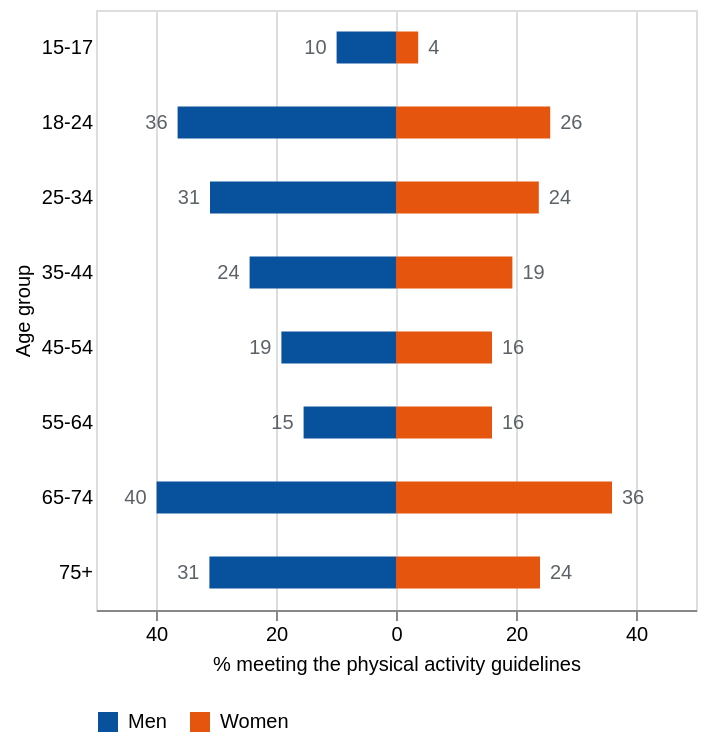

Specify this chart in Vega-Lite:
### Vega-Lite specification from a JSON file in a GitHub repository (floating-point values rounded to 4 significant figures)
{"$schema": "https://vega.github.io/schema/vega-lite/v5.json", "width": "container", "height": 300, "data": {"values": [{"sex": "Men", "age": "15-17", "pct": 9.9}, {"sex": "Men", "age": "18-24", "pct": 36.4}, {"sex": "Men", "age": "25-34", "pct": 31.0}, {"sex": "Men", "age": "35-44", "pct": 24.4}, {"sex": "Men", "age": "45-54", "pct": 19.1}, {"sex": "Men", "age": "55-64", "pct": 15.4}, {"sex": "Men", "age": "65-74", "pct": 39.9}, {"sex": "Men", "age": "75+", "pct": 31.1}, {"sex": "Women", "age": "15-17", "pct": 3.7}, {"sex": "Women", "age": "18-24", "pct": 25.7}, {"sex": "Women", "age": "25-34", "pct": 23.8}, {"sex": "Women", "age": "35-44", "pct": 19.4}, {"sex": "Women", "age": "45-54", "pct": 16.0}, {"sex": "Women", "age": "55-64", "pct": 16.0}, {"sex": "Women", "age": "65-74", "pct": 36.0}, {"sex": "Women", "age": "75+", "pct": 24.0}]}, "transform": [{"calculate": "datum.sex == 'Men' ? -datum.pct : datum.pct", "as": "signed"}], "encoding": {"y": {"field": "age", "type": "ordinal", "title": "Age group", "axis": {"domain": false, "ticks": false}}}, "layer": [{"mark": {"type": "bar", "height": 16}, "encoding": {"x": {"field": "signed", "type": "quantitative", "title": "% meeting the physical activity guidelines", "scale": {"domain": [-45, 45]}, "axis": {"labelExpr": "abs(datum.value)", "values": [-40, -30, -20, -10, 0, 10, 20, 30, 40]}}, "color": {"field": "sex", "type": "nominal", "title": null, "scale": {"domain": ["Men", "Women"], "range": ["#08519c", "#e6550d"]}, "legend": {"orient": "bottom", "direction": "horizontal"}}, "tooltip": [{"field": "sex", "type": "nominal", "title": "Sex"}, {"field": "age", "type": "nominal", "title": "Age group"}, {"field": "pct", "type": "quantitative", "title": "Meeting guidelines (%)", "format": ".1f"}]}}, {"transform": [{"filter": "datum.sex == 'Men'"}], "mark": {"type": "text", "fontSize": 11, "color": "#5c6368", "align": "right", "dx": -5}, "encoding": {"x": {"field": "signed", "type": "quantitative"}, "text": {"field": "pct", "type": "quantitative", "format": ".0f"}}}, {"transform": [{"filter": "datum.sex == 'Women'"}], "mark": {"type": "text", "fontSize": 11, "color": "#5c6368", "align": "left", "dx": 5}, "encoding": {"x": {"field": "signed", "type": "quantitative"}, "text": {"field": "pct", "type": "quantitative", "format": ".0f"}}}], "config": {"font": "Source Sans 3, sans-serif"}}
